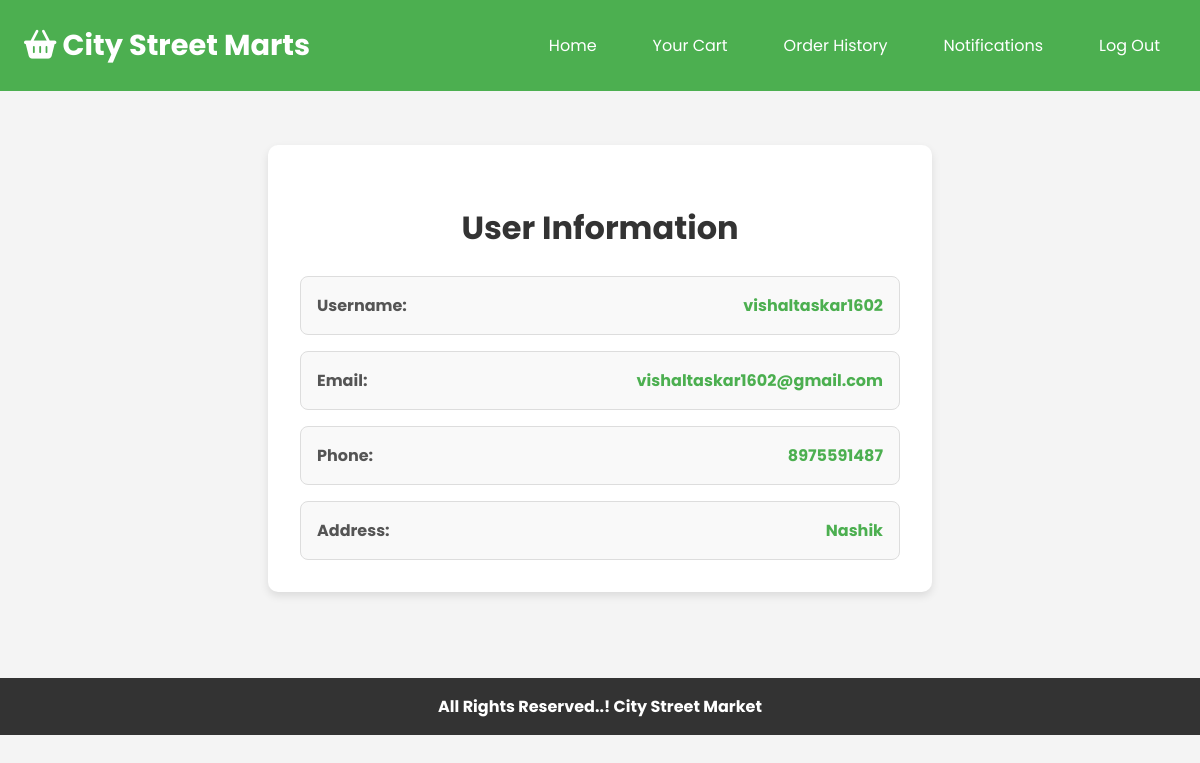
The app's page /user/UserDashboard.php (signed in) with its own data.
### tables this page shows
CREATE TABLE IF NOT EXISTS `users` (
  `id` int NOT NULL AUTO_INCREMENT,
  `full_name` varchar(255) NOT NULL,
  `email` varchar(255) NOT NULL,
  `phone` varchar(20) NOT NULL,
  `username` varchar(50) NOT NULL,
  `password` varchar(255) NOT NULL,
  `address` text,
  `created_at` timestamp NULL DEFAULT CURRENT_TIMESTAMP,
  `updated_at` timestamp NULL DEFAULT CURRENT_TIMESTAMP ON UPDATE CURRENT_TIMESTAMP,
  PRIMARY KEY (`id`),
  UNIQUE KEY `email` (`email`),
  UNIQUE KEY `username` (`username`)
);

### user/UserDashboard.php (the view, shortened to what this page needs)
<?php
include 'db.php';
$user_id = $_SESSION['user_id'];
$sql = "SELECT username, email, phone, address FROM users WHERE id = ?";
$stmt = $conn->prepare($sql);
$stmt->bind_param("i", $user_id);
$stmt->execute();
$stmt->bind_result($username, $email, $phone, $address);
?>
<!DOCTYPE html>
<html lang="en">
<head>
    <link rel="stylesheet" href="css/dashboard.css">
    <link rel="stylesheet" href="https://cdnjs.cloudflare.com/ajax/libs/font-awesome/6.0.0-beta3/css/all.min.css">
</head>
<body>
    <header>
        <div class="logo">
            <i class="fas fa-shopping-basket"></i> City Street Marts
        </div>
        <nav>
            <ul>
                <li><a href="UserHome.php" data-page="home">Home</a></li>
                <li><a href="UserCarts.php">Your Cart</a></li>
                <li><a href="UserHistory.php">Order History</a></li>
                <li><a href="Notifications.php">Notifications</a></li>
                <li><a href="#" onclick="confirmLogout()">Log Out</a></li>
            </ul>
        </nav>
    </header>
    <main id="content">
    <section class="user-info-card">
        <h2>User Information</h2>
        <div class="user-info">
            <div class="info-item">
                <span class="label">Username:</span>
                <span class="value"><?php echo htmlspecialchars($username); ?></span>
            </div>
            <div class="info-item">
                <span class="label">Email:</span>
                <span class="value"><?php echo htmlspecialchars($email); ?></span>
            </div>
            <div class="info-item">
                <span class="label">Phone:</span>
                <span class="value"><?php echo htmlspecialchars($phone); ?></span>
            </div>
            <div class="info-item">
                <span class="label">Address:</span>
                <span class="value"><?php echo htmlspecialchars($address); ?></span>
            </div>
        </div>
    </section>
</main>
    <footer id="contact">
        <h4>All Rights Reserved..! City Street Market</h4>
    </footer>
</body>
</html>

### user/css/dashboard.css (style rules this page uses)
body { font-family: 'Poppins', sans-serif; margin: 0; padding: 0; background-color: #f4f4f4; color: #333; }
header { background-color: #4CAF50; color: white; padding: 1.5rem; display: flex; justify-content: space-between; align-items: center; }
.logo { font-size: 1.8rem; font-weight: bold; }
header nav ul { list-style: none; display: flex; margin: 0; padding: 0; }
header nav ul li { margin-left: 1.5rem; }
header nav ul li a { color: white; text-decoration: none; font-size: 1rem; padding: 0.5rem 1rem; border-radius: 5px; }
main { padding: 2rem; }
.user-info-card { background-color: #fff; padding: 2rem; margin: 1.4rem auto; border-radius: 10px; box-shadow: 0 4px 8px rgba(0, 0, 0, 0.1); max-width: 600px; text-align: center; }
.user-info-card h2 { color: #333; font-size: 2rem; margin-bottom: 1.5rem; }
.user-info { display: flex; flex-direction: column; gap: 1rem; }
.info-item { background-color: #f9f9f9; padding: 1rem; border-radius: 8px; border: 1px solid #ddd; display: flex; justify-content: space-between; align-items: center; }
.label { font-weight: bold; color: #555; }
.value { color: #4CAF50; font-weight: bold; }
footer { background-color: #333; color: white; text-align: center; padding: 1rem; margin-top: 2rem; position: relative; }
footer h4 { margin: 0; }

### records on screen
users: username "vishaltaskar1602", email "vishaltaskar1602@gmail.com", phone "8975591487", address "Nashik"
